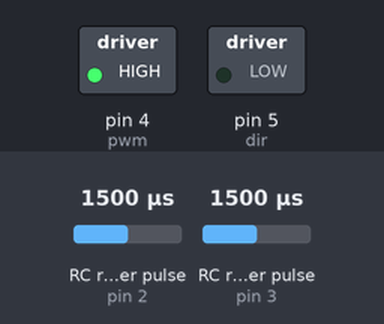
Recording of a sketch running on a simulated Arduino Mega 2560, built with avr-gcc and run on an emulated ATmega2560. Parts: switched loads named in the sketch (green lamp = pin HIGH). Wiring (inferred from the names in the program): 2 × RC receiver channel: data pin 2 / data pin 3. Inputs (shaded band) come from the test bench; at power-on: RC receiver pulse (sensors on pin 2, pin 3) 1500 µs. What the sketch prints to the serial monitor is not drawn.

Above: at 0.1 s.
Timing chart, 0 to 1.6 s (numbered marks = the images above):
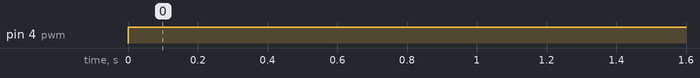

The sketch:

encoder_test.ino
```cpp
#define chanA 2
#define chanAInt 0
#define chanB 3
#define chanBInt 1
#define pwm 4
#define dir 5
#define pan A1

//int pan_op;
const int CPR=4096;// Pololu DC Motor CPR=64
volatile long int count=0;
volatile long int countA=0;
volatile long int countB=0;
volatile unsigned long int lastMilli=0;
volatile unsigned long int milli=0;
volatile bool chA,chB,chAP,chBP;
volatile int dr=1;
volatile int updateTime=20;
volatile float rpm=0.0;
volatile float panRead=0.0;

void setup(){
  noInterrupts();
  pinMode(pwm,OUTPUT);
  pinMode(dir,OUTPUT);
  pinMode(chanA,INPUT);
  digitalWrite(chanA,LOW);
  pinMode(chanB,INPUT);
  digitalWrite(chanB,LOW);
  pinMode(pan,INPUT);
  Serial.begin(9600);
//  attachInterrupt(0,pulseCount,CHANGE);
//  attachInterrupt(1,pulseCount,CHANGE);

  // Attach interrupt on encoder channels
  attachInterrupt(0,pulseCountA,CHANGE);
  attachInterrupt(1,pulseCountB,CHANGE);

  // Attached timer interrupt to calculate RPM
  TCCR1A=0;// RESET REGISTER
  TCCR1B=0;
  TCNT1=0;

  OCR1A=250*updateTime;//12500;// COMPARE MATCH REGISTER SET FOR MEGA RUNNING AT 16MHZ WITH PRESCALER 64 COUNTING FOR 20HZ
  TCCR1B |= (1 << CS11);// SET PRESCALER TO 64
  TCCR1B |= (1 << CS10);// SET PRESCALER TO 64
  TCCR1B |= (1 << WGM12);// CTC MODE
  TIMSK1 |= (1 << OCIE1A);// ENABLE TIMER 1 COMPARE A INTERRUPT

  interrupts();
}

void loop(){

//int pwm_value=-255;
//for(pwm_value=-255;pwm_value<256;pwm_value++){
//  if(pwm_value<0){
//    digitalWrite(dir,LOW);
//  }else{
//    digitalWrite(dir,HIGH);
//  }
//  analogWrite(pwm,abs(pwm_value)); //increase PWM in every 0.1 sec
//  Serial.print("RPM:");Serial.print(getRPM(64,updTime));Serial.print(" ;Direction:");Serial.println(dr);
//  delay(100);
//}

//  digitalWrite(dir,HIGH);      // set DIR pin HIGH or LOW

  analogWrite(pwm,255);

//  getPanOp(pan);
//  analogWrite(pwm,panRead);

//  getRPM();

  Serial.print("RPM:");Serial.print(rpm);Serial.print(" ;Direction:");Serial.println(dr);

//  Serial.print("Channel A:");Serial.print(countA);Serial.print(" ||| Channel B:");Serial.println(countB);

//  Serial.print("Count:");Serial.println(count);
  delay(100);

}

void pulseCountA(){
  chA=digitalRead(chanA);
  chB=digitalRead(chanB);
  if(chA==chB) count++;// Read and compare digital port 2 and 3
  else count--;
}

void pulseCountB(){
  chA=digitalRead(chanA);
  chB=digitalRead(chanB);
  if(chB!=chA) count++;// Read and compare digital port 2 and 3
  else count--;
}

void getPanOp(int panPort){
// panPort= Analog port on which panel is connected
  panRead = 0.0;               //get average five consecutive analog readings from A1 pin (pot)
  for(int i =0;i<5;i++)
    panRead += analogRead(panPort);
  panRead*=0.04986;//(0.2493/5);        //convert from 10 bit to 8 bit, 0.2493 = 255/1023 5v/1023=0.004887
}

ISR(TIMER1_COMPA_vect){ // TIMER 1 COMPARE A ISR

  rpm=float(14.65*count/updateTime);//float((60000*count)/(CPR*updateTime));//(count/64)/(0.4/60) for both channels?32 CPR per channel
  count=0;

  if(rpm<0) dr=-1;
  else dr=1;
  rpm=abs(rpm);
}
```

Measured:
- by itself, pin 4 (pwm): LOW → HIGH at 0.00 s
